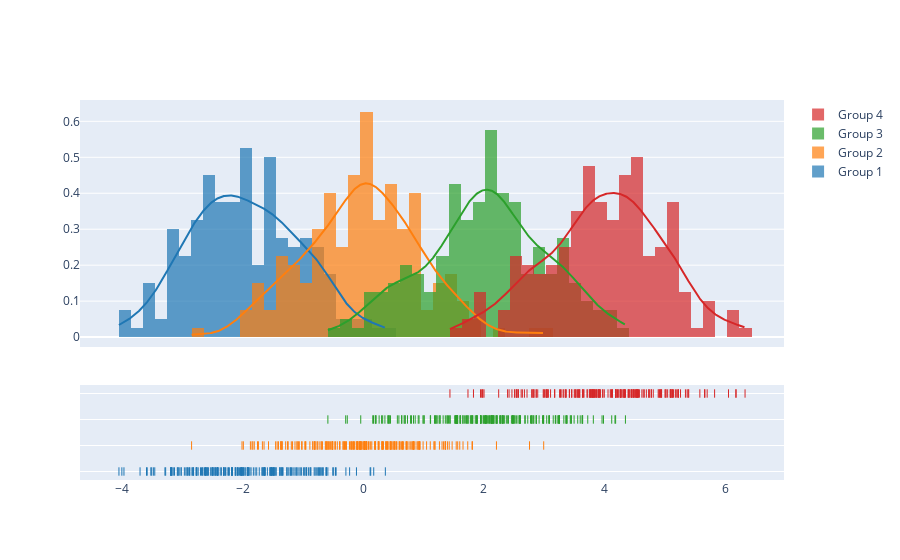

This figure's notebook cell:
### Code cell
import plotly.figure_factory as ff

# Add histogram data
x1 = np.random.randn(200) - 2
x2 = np.random.randn(200)
x3 = np.random.randn(200) + 2
x4 = np.random.randn(200) + 4

# Group data together
hist_data = [x1, x2, x3, x4]

group_labels = ['Group 1', 'Group 2', 'Group 3', 'Group 4']

# Create distplot with custom bin_size
fig = ff.create_distplot(hist_data, group_labels, bin_size=.2)
fig.show()

### Figure 1 — Plotly figure (JSON) as saved in the notebook; plotly's stock layout.template omitted (floating-point values rounded to 4 significant figures; data arrays with more than 128 entries replaced by an {"elided": "..."} marker saying what was removed)
{"data": [{"autobinx": false, "histnorm": "probability density", "legendgroup": "Group 1", "marker": {"color": "rgb(31, 119, 180)"}, "name": "Group 1", "opacity": 0.7, "type": "histogram", "x": {"elided": "200 float values"}, "xaxis": "x", "xbins": {"end": 0.3652, "size": 0.2, "start": -4.052}, "yaxis": "y"}, {"autobinx": false, "histnorm": "probability density", "legendgroup": "Group 2", "marker": {"color": "rgb(255, 127, 14)"}, "name": "Group 2", "opacity": 0.7, "type": "histogram", "x": {"elided": "200 float values"}, "xaxis": "x", "xbins": {"end": 2.991, "size": 0.2, "start": -2.847}, "yaxis": "y"}, {"autobinx": false, "histnorm": "probability density", "legendgroup": "Group 3", "marker": {"color": "rgb(44, 160, 44)"}, "name": "Group 3", "opacity": 0.7, "type": "histogram", "x": {"elided": "200 float values"}, "xaxis": "x", "xbins": {"end": 4.346, "size": 0.2, "start": -0.5873}, "yaxis": "y"}, {"autobinx": false, "histnorm": "probability density", "legendgroup": "Group 4", "marker": {"color": "rgb(214, 39, 40)"}, "name": "Group 4", "opacity": 0.7, "type": "histogram", "x": {"elided": "200 float values"}, "xaxis": "x", "xbins": {"end": 6.329, "size": 0.2, "start": 1.436}, "yaxis": "y"}, {"legendgroup": "Group 1", "marker": {"color": "rgb(31, 119, 180)"}, "mode": "lines", "name": "Group 1", "showlegend": false, "type": "scatter", "x": {"elided": "500 float values"}, "xaxis": "x", "y": {"elided": "500 float values"}, "yaxis": "y"}, {"legendgroup": "Group 2", "marker": {"color": "rgb(255, 127, 14)"}, "mode": "lines", "name": "Group 2", "showlegend": false, "type": "scatter", "x": {"elided": "500 float values"}, "xaxis": "x", "y": {"elided": "500 float values"}, "yaxis": "y"}, {"legendgroup": "Group 3", "marker": {"color": "rgb(44, 160, 44)"}, "mode": "lines", "name": "Group 3", "showlegend": false, "type": "scatter", "x": {"elided": "500 float values"}, "xaxis": "x", "y": {"elided": "500 float values"}, "yaxis": "y"}, {"legendgroup": "Group 4", "marker": {"color": "rgb(214, 39, 40)"}, "mode": "lines", "name": "Group 4", "showlegend": false, "type": "scatter", "x": {"elided": "500 float values"}, "xaxis": "x", "y": {"elided": "500 float values"}, "yaxis": "y"}, {"legendgroup": "Group 1", "marker": {"color": "rgb(31, 119, 180)", "symbol": "line-ns-open"}, "mode": "markers", "name": "Group 1", "showlegend": false, "type": "scatter", "x": {"elided": "200 float values"}, "xaxis": "x", "y": {"elided": "200 str values"}, "yaxis": "y2"}, {"legendgroup": "Group 2", "marker": {"color": "rgb(255, 127, 14)", "symbol": "line-ns-open"}, "mode": "markers", "name": "Group 2", "showlegend": false, "type": "scatter", "x": {"elided": "200 float values"}, "xaxis": "x", "y": {"elided": "200 str values"}, "yaxis": "y2"}, {"legendgroup": "Group 3", "marker": {"color": "rgb(44, 160, 44)", "symbol": "line-ns-open"}, "mode": "markers", "name": "Group 3", "showlegend": false, "type": "scatter", "x": {"elided": "200 float values"}, "xaxis": "x", "y": {"elided": "200 str values"}, "yaxis": "y2"}, {"legendgroup": "Group 4", "marker": {"color": "rgb(214, 39, 40)", "symbol": "line-ns-open"}, "mode": "markers", "name": "Group 4", "showlegend": false, "type": "scatter", "x": {"elided": "200 float values"}, "xaxis": "x", "y": {"elided": "200 str values"}, "yaxis": "y2"}], "layout": {"barmode": "overlay", "hovermode": "closest", "legend": {"traceorder": "reversed"}, "xaxis": {"anchor": "y2", "domain": [0.0, 1.0], "zeroline": false}, "yaxis": {"anchor": "free", "domain": [0.35, 1], "position": 0.0}, "yaxis2": {"anchor": "x", "domain": [0, 0.25], "dtick": 1, "showticklabels": false}}}
